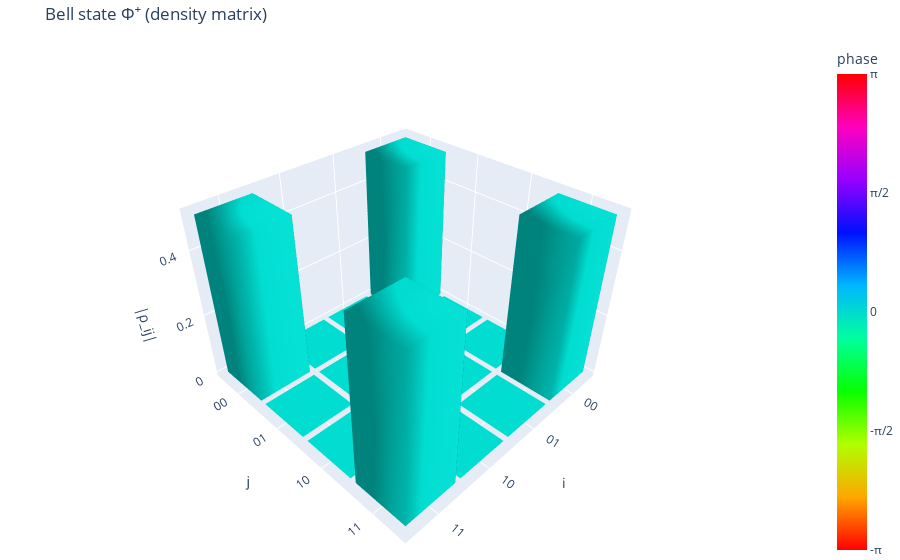
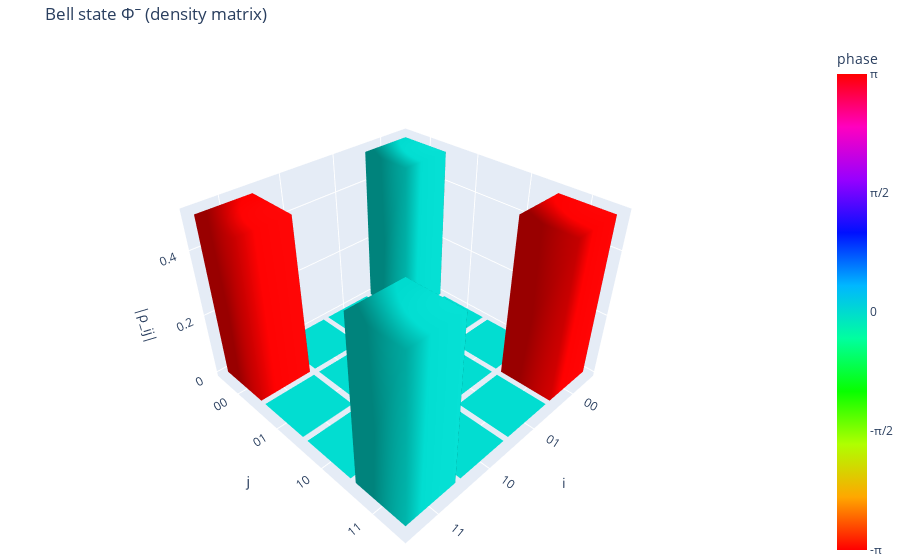
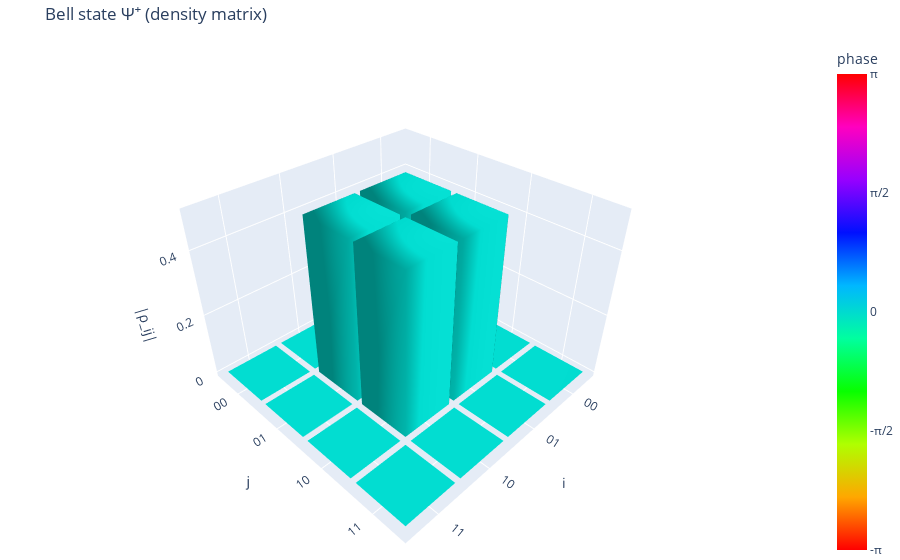
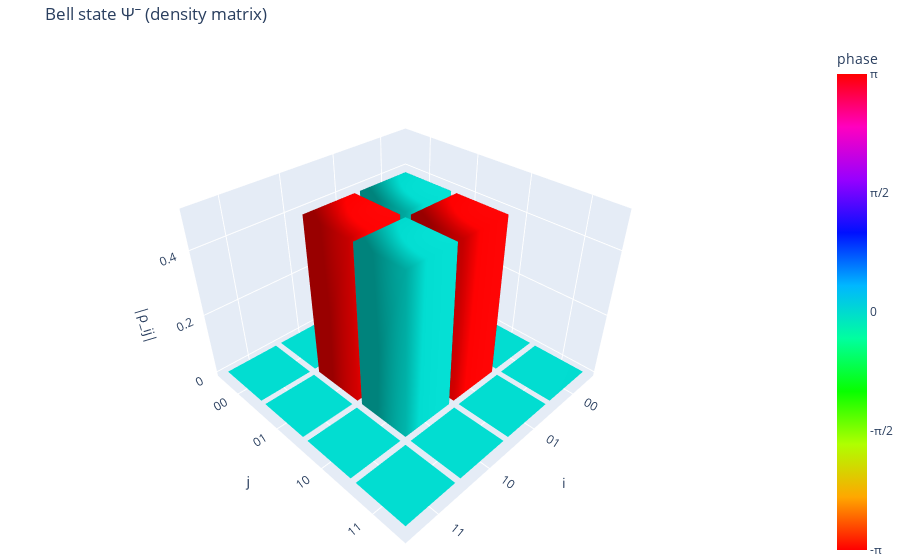

Notebook source saved alongside these figures, in order:
### Code cell
#@title helper function Demonstration: canonical Bell states
bell_states = {
    "Φ⁺": np.array([1, 0, 0, 1], dtype=complex) / np.sqrt(2),
    "Φ⁻": np.array([1, 0, 0, -1], dtype=complex) / np.sqrt(2),
    "Ψ⁺": np.array([0, 1, 1, 0], dtype=complex) / np.sqrt(2),
    "Ψ⁻": np.array([0, 1, -1, 0], dtype=complex) / np.sqrt(2)
}

for name, state in bell_states.items():
    density_matrix = np.outer(state, state.conj())
    plot_density_matrix_histogram(
        density_matrix,
        basis_labels=["00", "01", "10", "11"],
        title=f"Bell state {name} (density matrix)"
    )
